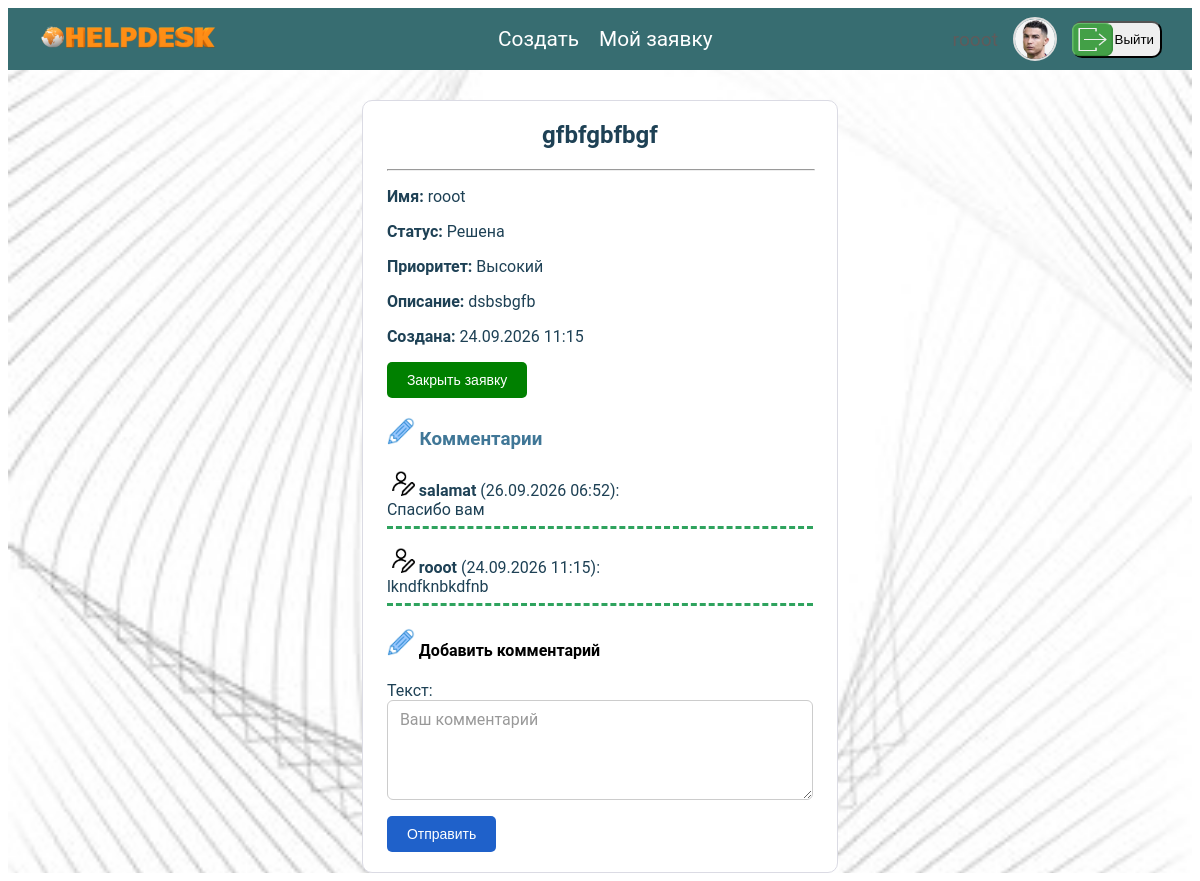
/tickets/16/ (signed in), run on the app's committed database.
### users/models.py (models this page shows, shortened)
class User(AbstractUser):
    class Roles(models.TextChoices):
        CLIENT = 'client', 'Клиент'
        SUPPORT = 'support', 'Сотрудник поддержки'
        ADMIN = 'admin', 'Администратор'
    role = models.CharField(max_length=10, choices=Roles.choices, default=Roles.CLIENT)
    photo = models.ImageField(upload_to='users/%Y/%m/%d', null=True, blank=True, verbose_name='Фотография')
    birth_date = models.DateField(blank=True, null=True, verbose_name='Дата рождения')
    ONLINE_THRESHOLD = timedelta(minutes=15)

### helpdeskside/models.py (models this page shows, shortened)
class Ticket(models.Model):
    class Status(models.TextChoices):
        NEW = 'NEW', 'Новая'
        IN_PROGRESS = 'IN_PROGRESS', 'В работе'
        WAITING = 'WT', 'Ожидание'
        RESOLVED = 'RL', 'Решена'
        CLOSED = 'CL', 'Закрыта'
    class Priority(models.TextChoices):
        LOW = 'LOW', 'Низкий'
        MEDIUM = 'MEDIUM', 'Средний'
        HIGH = 'HIGH', 'Высокий'
        CRITICAL = 'CRITICAL', 'Критический'
    title = models.CharField(max_length=250, verbose_name='Заголовка')
    description = models.TextField(verbose_name='Описание')
    author = models.ForeignKey(
        settings.AUTH_USER_MODEL,
        on_delete=models.CASCADE,
        related_name='created_tickets')
    assigned_to = models.ForeignKey(
        Employee,
        on_delete=models.SET_NULL,
        null=True,
        blank=True,
        related_name='tickets'
    )
    status = models.CharField(max_length=12, choices=Status.choices, default=Status.NEW)
    priority = models.CharField(max_length=8, choices=Priority.choices, default=Priority.LOW, verbose_name='Приоритет')
    created = models.DateTimeField(auto_now_add=True)
    updated = models.DateTimeField(auto_now=True)
    class Meta:
        ordering = ['-created']

class Comment(models.Model):
    ticket = models.ForeignKey(Ticket, on_delete=models.CASCADE, related_name='comments')
    author = models.ForeignKey(settings.AUTH_USER_MODEL, on_delete=models.CASCADE)
    text = models.TextField(verbose_name='Текст')
    created = models.DateTimeField(auto_now_add=True)
    class Meta:
        ordering = ['-created']

### helpdeskside/views.py (the view)
# urls.py: path('tickets/<int:pk>/', views.client_ticket_detail, name='client_ticket_detail'),
@login_required
@role_required('client')
def client_ticket_detail(request, pk):
    ticket = get_object_or_404(Ticket, pk=pk, author=request.user)
    comments = ticket.comments.all().order_by('-created')
    if request.method == 'POST':
        comment_form = CommentForm(request.POST)
        if comment_form.is_valid():
            comment = comment_form.save(commit=False)
            comment.ticket = ticket
            comment.author = request.user
            comment.save()
            return redirect('helpdeskside:client_ticket_detail', pk=pk)
    else:
        comment_form = CommentForm()
    return render(request, 'helpdeskside/client_ticket_detail.html', {
        'ticket': ticket,
        'comments': comments,
        'comment_form': comment_form,
    })

### helpdeskside/forms.py
class CommentForm(forms.ModelForm):
    class Meta:
        model = Comment
        fields = ['text']
        widgets = {
            'text': forms.Textarea(attrs={
                'rows': 3,
                'placeholder': 'Ваш комментарий',
                'class': 'form-control',
            })
        }

### helpdeskside/templates/helpdeskside/client_ticket_detail.html (shortened to what this page needs)
{% extends "users/client_dashboard.html" %}
{% load static%}
{% block tickets_content %}
<div class="client-ticket-detail">
    <aside class="client-ticket-detail-inner">
        <h2 class="client-ticket-detail-title">{{ ticket.title }}</h2>
        <hr style="width: 100%">
        <p><strong>Имя:</strong> {{ ticket.author }}</p>
        <p><strong>Статус:</strong> {{ ticket.get_status_display }}</p>
        <p><strong>Приоритет:</strong> {{ ticket.get_priority_display }}</p>
        <p><strong>Описание:</strong> {{ ticket.description }}</p>
        <p><strong>Создана:</strong> {{ ticket.created|date:"d.m.Y H:i" }}</p>
        {% if ticket.status != 'CL' %}
        <form method="post" action="{% url 'helpdeskside:close_ticket' ticket.pk %}">
            <button type="submit" class="client-ticket-detail-close-btn">Закрыть заявку</button>
        </form>
        {% endif %}
        <h3><img src="/static/images/pencil.png" class="create-pencil"> Комментарии</h3>
        {% for comment in comments %}
        <p class="user-comment-inform">
            <strong><img src="/static/images/register.jpg" class="create-pencil"> {{ comment.author.username }}</strong>
            ({{ comment.created|date:"d.m.Y H:i" }}):<br>
            {{ comment.text }}
        </p>
        {% empty %}
        <p>Комментариев пока нет.</p>
        {% endfor %}
        <h4><img src="/static/images/pencil.png" class="create-pencil"> Добавить комментарий</h4>
        <form method="post">
            {{ comment_form.as_p }}
            <button type="submit" class="client-ticket-detail-comment-btn">Отправить</button>
        </form>
    </aside>
</div>
{% endblock %}

### users/templates/users/client_dashboard.html (shortened to what this page needs)
{% extends "helpdeskside/base.html" %}
{% load static %}
{% block content %}
<div class="client-page">
    <header class="main-header-top">
        <nav class="navbar">
            <a href="{% url 'helpdeskside:home' %}"><img src="/static/images/helpdesk.png" width="180" height="120"
                                                         style="margin-top: 10px"></a>
            <menu class="client-ticket-row">
                <a href="{% url 'helpdeskside:create_ticket' %}" class="ticket-navbar">Создать</a>
                <a href="{% url 'helpdeskside:my_tickets' %}" class="ticket-navbar">Мой заявку</a>
            </menu>
            <aside class="users-autenticate">
                {% if user.is_authenticated %}
                <a href="{% url 'users:profile'%}" class="users-information">{{ user.username }}</a>
                {% if user.photo %}
                <img src="{{ user.photo.url }}" alt="{{ user.username }}" class="user-avatar">
                {% else %}
                <img src="{% static 'images/default-avatar.png' %}" alt="{{ user.username }}" class="user-avatar">
                {% endif %}
                <div class="logout-side">
                    <form method="post" action="{% url 'users:logout' %}">
                        <button type="submit" class="logout-btn"><img src="/static/images/logout4.png"
                                                                      style="margin-left: -10px" width="80px"
                                                                      height="37px">Выйти
                        </button>
                    </form>
                </div>
                {% else %}
                <a href="{% url 'users:login' %}" class="users-information">Войти</a>
                <a href="{% url 'users:register' %}" class="users-information">Регистрация</a>
                {% endif %}
            </aside>
        </nav>
    </header>
    <div class="client-ticket-inform">
        <section class="dashboard-content">
            {% block tickets_content %}{% endblock %}
        </section>
    </div>
</div>
{% endblock %}

### helpdeskside/static/CSS.css (style rules this page uses)
body { font-family: 'Roboto', sans-serif; }
a { text-decoration: none; }
p { color: #1e4155; }
h3 { color: #407797; }
.client-page { display: flex; flex-direction: column; flex-wrap: wrap; }
.client-ticket-inform { width: 100%; min-height: 100vh; background-color: #e6f4f6; background-image: url("../static/images/technology-background-image10.jpg"); background-repeat: no-repeat; background-position: center center; background-size: cover; }
.client-ticket-row { display: flex; flex-direction: row; gap: 20px; }
.client-ticket-detail { width: 40%; margin: 0 auto; margin-top: 30px; background-color: white; border: 1px solid #dbdbe4; border-radius: 10px; }
.client-ticket-detail-inner { width: 90%; margin: 0 auto; padding-bottom: 20px; }
.client-ticket-detail-title { color: #1e4155; text-align: center; }
.client-ticket-detail-close-btn { background-color: green; color: white; padding: 10px 20px; font-size: 14px; font-weight: 500; border-radius: 5px; border: none; cursor: pointer; transition: all 0.2s ease; }
.client-ticket-detail-comment-btn { background-color: #1f61ca; color: white; padding: 10px 20px; font-size: 14px; font-weight: 500; border-radius: 5px; border: none; cursor: pointer; transition: all 0.2s ease; }
.form-control { display: block; width: 100%; padding: 8px 12px; font-size: 1rem; font-family: inherit; line-height: 1.4; color: #333; background: #fff; border: 1px solid #ccc; border-radius: 6px; box-sizing: border-box; transition: border-color 0.2s; }
textarea.form-control { resize: vertical; min-height: 100px; }
.form-control::placeholder { color: #999; }
.navbar { height: 60px; display: flex; flex-direction: row; align-items: center; justify-content: space-between; padding: 1px 30px 1px 30px; background-color: #376d71; }
.ticket-navbar { color: white; text-decoration: none; font-size: 1.3em; }
.users-autenticate { display: flex; flex-direction: row; align-items: center; gap: 15px; }
.users-information { color: #605b5b; text-decoration: none; font-size: 1.2em; }
.user-avatar { width: 40px; height: 40px; border-radius: 50%; object-fit: cover; border: 2px solid #ddd; }
.user-comment-inform { border-bottom: dashed; border-bottom-color: #2fa35e; padding-bottom: 7px; }
.logout-btn { width: 90px; height: 37px; display: flex; flex-direction: row; align-items: center; border-radius: 10px; }
.create-pencil { width: 28px; height: 28px; }

### data on the page
User: photo (picture)
Ticket: title "gfbfgbfbgf", author "rooot", status "Решена", priority "Высокий", description "dsbsbgfb", created "24.09.2026 11:15"
Comment: author.username "salamat", created "26.09.2026 06:52", text "Спасибо вам"
Comment: author.username "rooot", created "24.09.2026 11:15", text "lkndfknbkdfnb"
